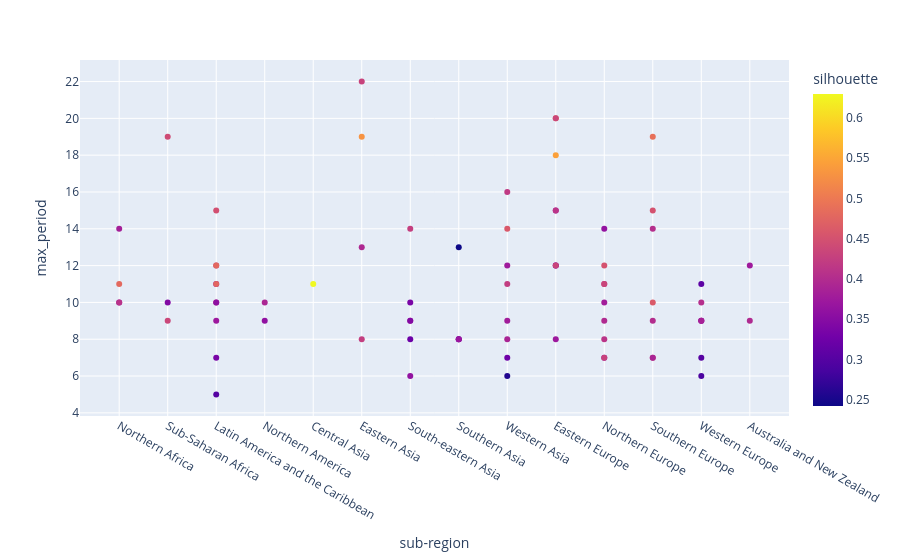

The code cell stored with this chart in its notebook:
### Code cell
px.scatter(df_plot.sort_values(["region", "sub-region"]), x="sub-region", y="max_period", hover_data=["name", "alpha2"], color="silhouette")

### Figure 1 — Plotly figure (JSON) as saved in the notebook; plotly's stock layout.template omitted (floating-point values rounded to 4 significant figures; data arrays with more than 128 entries replaced by an {"elided": "..."} marker saying what was removed)
{"data": [{"customdata": {"elided": "77x2 str values"}, "hovertemplate": "sub-region=%{x}<br>max_period=%{y}<br>name=%{customdata[0]}<br>alpha2=%{customdata[1]}<br>silhouette=%{marker.color}<extra></extra>", "legendgroup": "", "marker": {"color": [0.3746, 0.3817, 0.48, 0.4096, 0.4355, 0.4415, 0.3453, 0.3615, 0.4271, 0.4786, 0.41, 0.3574, 0.477, 0.4472, 0.3721, 0.2996, 0.3359, 0.3914, 0.3599, 0.6296, 0.5302, 0.4248, 0.3948, 0.431, 0.3614, 0.4255, 0.3841, 0.3221, 0.3359, 0.3449, 0.3419, 0.2424, 0.3398, 0.3702, 0.3257, 0.4231, 0.3749, 0.2575, 0.3784, 0.3886, 0.4591, 0.4185, 0.3683, 0.3565, 0.4332, 0.3734, 0.5444, 0.3777, 0.4763, 0.4115, 0.4359, 0.3795, 0.3605, 0.4511, 0.4172, 0.4334, 0.4299, 0.41, 0.3972, 0.362, 0.4512, 0.489, 0.4037, 0.4016, 0.4336, 0.4619, 0.3887, 0.3734, 0.4037, 0.3663, 0.3081, 0.3021, 0.2916, 0.3852, 0.3967, 0.3757, 0.4075], "coloraxis": "coloraxis", "symbol": "circle"}, "mode": "markers", "name": "", "orientation": "v", "showlegend": false, "type": "scatter", "x": ["Northern Africa", "Northern Africa", "Northern Africa", "Northern Africa", "Sub-Saharan Africa", "Sub-Saharan Africa", "Sub-Saharan Africa", "Latin America and the Caribbean", "Latin America and the Caribbean", "Latin America and the Caribbean", "Latin America and the Caribbean", "Latin America and the Caribbean", "Latin America and the Caribbean", "Latin America and the Caribbean", "Latin America and the Caribbean", "Latin America and the Caribbean", "Latin America and the Caribbean", "Northern America", "Northern America", "Central Asia", "Eastern Asia", "Eastern Asia", "Eastern Asia", "Eastern Asia", "South-eastern Asia", "South-eastern Asia", "South-eastern Asia", "South-eastern Asia", "South-eastern Asia", "South-eastern Asia", "Southern Asia", "Southern Asia", "Southern Asia", "Southern Asia", "Western Asia", "Western Asia", "Western Asia", "Western Asia", "Western Asia", "Western Asia", "Western Asia", "Western Asia", "Eastern Europe", "Eastern Europe", "Eastern Europe", "Eastern Europe", "Eastern Europe", "Eastern Europe", "Eastern Europe", "Eastern Europe", "Eastern Europe", "Northern Europe", "Northern Europe", "Northern Europe", "Northern Europe", "Northern Europe", "Northern Europe", "Northern Europe", "Northern Europe", "Northern Europe", "Southern Europe", "Southern Europe", "Southern Europe", "Southern Europe", "Southern Europe", "Southern Europe", "Southern Europe", "Western Europe", "Western Europe", "Western Europe", "Western Europe", "Western Europe", "Western Europe", "Western Europe", "Australia and New Zealand", "Australia and New Zealand", null], "xaxis": "x", "y": [10, 14, 11, 10, 9, 19, 10, 11, 12, 12, 10, 10, 11, 15, 9, 5, 7, 10, 9, 11, 19, 8, 13, 22, 6, 14, 9, 8, 10, 9, 8, 13, 8, 8, 7, 11, 12, 6, 9, 8, 14, 16, 12, 12, 12, 8, 18, 15, 20, 15, 20, 10, 7, 12, 11, 11, 7, 8, 9, 14, 15, 19, 14, 9, 7, 10, 7, 9, 10, 9, 11, 7, 6, 9, 9, 12, 10], "yaxis": "y"}], "layout": {"coloraxis": {"colorbar": {"title": {"text": "silhouette"}}, "colorscale": [[0, "#0d0887"], [0.1111, "#46039f"], [0.2222, "#7201a8"], [0.3333, "#9c179e"], [0.4444, "#bd3786"], [0.5556, "#d8576b"], [0.6667, "#ed7953"], [0.7778, "#fb9f3a"], [0.8889, "#fdca26"], [1, "#f0f921"]]}, "legend": {"tracegroupgap": 0}, "margin": {"t": 60}, "xaxis": {"anchor": "y", "domain": [0, 1], "title": {"text": "sub-region"}}, "yaxis": {"anchor": "x", "domain": [0, 1], "title": {"text": "max_period"}}}}
